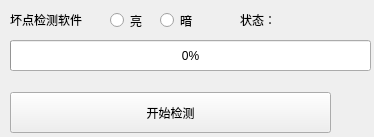
<?xml version="1.0" encoding="UTF-8"?>
<ui version="4.0">
 <class>MainWindow</class>
 <widget class="QMainWindow" name="MainWindow">
  <property name="geometry">
   <rect>
    <x>0</x>
    <y>0</y>
    <width>374</width>
    <height>137</height>
   </rect>
  </property>
  <property name="windowTitle">
   <string>MainWindow</string>
  </property>
  <widget class="QWidget" name="centralwidget">
   <widget class="QProgressBar" name="progressBar">
    <property name="geometry">
     <rect>
      <x>10</x>
      <y>40</y>
      <width>361</width>
      <height>31</height>
     </rect>
    </property>
    <property name="value">
     <number>0</number>
    </property>
   </widget>
   <widget class="QLabel" name="label">
    <property name="geometry">
     <rect>
      <x>10</x>
      <y>10</y>
      <width>101</width>
      <height>20</height>
     </rect>
    </property>
    <property name="text">
     <string>坏点检测软件</string>
    </property>
   </widget>
   <widget class="QPushButton" name="buttonStartCheck">
    <property name="geometry">
     <rect>
      <x>10</x>
      <y>92</y>
      <width>321</width>
      <height>41</height>
     </rect>
    </property>
    <property name="text">
     <string>开始检测</string>
    </property>
   </widget>
   <widget class="QLabel" name="lable_Status">
    <property name="geometry">
     <rect>
      <x>240</x>
      <y>10</y>
      <width>131</width>
      <height>20</height>
     </rect>
    </property>
    <property name="text">
     <string>状态：</string>
    </property>
   </widget>
   <widget class="QRadioButton" name="radioButtonLight">
    <property name="geometry">
     <rect>
      <x>110</x>
      <y>10</y>
      <width>97</width>
      <height>21</height>
     </rect>
    </property>
    <property name="text">
     <string>亮</string>
    </property>
   </widget>
   <widget class="QRadioButton" name="radioButton_Dark">
    <property name="geometry">
     <rect>
      <x>160</x>
      <y>10</y>
      <width>97</width>
      <height>21</height>
     </rect>
    </property>
    <property name="text">
     <string>暗</string>
    </property>
   </widget>
  </widget>
 </widget>
 <resources/>
 <connections/>
</ui>
